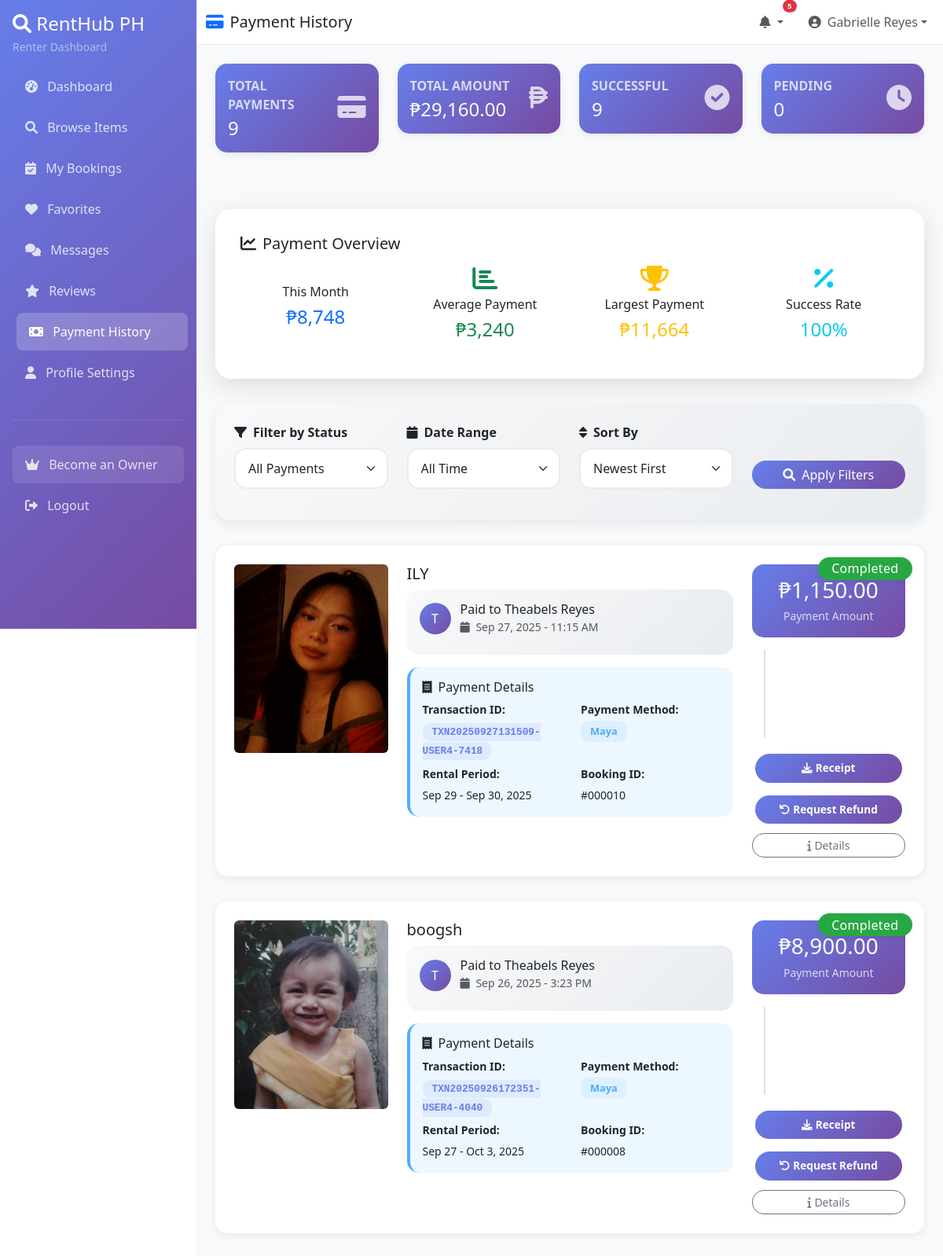
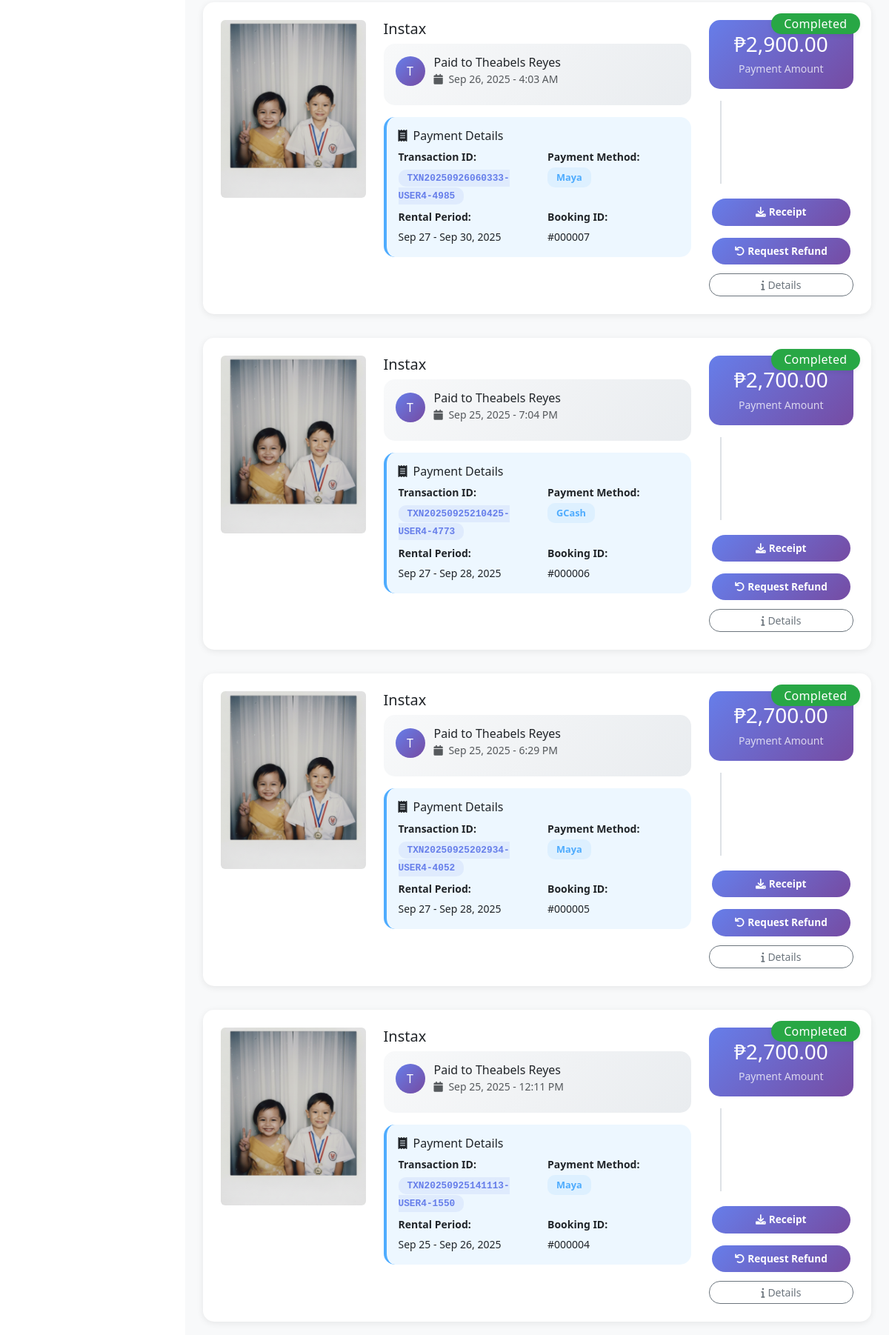
Screenshot of /renter/payment-history.php (signed in, upper part) with the database file from the repository (2 pictures, top to bottom).
### tables this page shows
CREATE TABLE `payments` (
  `PaymentID` int(11) NOT NULL,
  `BookingID` int(11) DEFAULT NULL,
  `Pay_Amount` decimal(10,2) NOT NULL,
  `Pay_Type` varchar(50) DEFAULT NULL,
  `Pay_Method` varchar(50) DEFAULT NULL,
  `Pay_Status` varchar(50) DEFAULT 'Pending',
  `Pay_TransactionID` varchar(255) DEFAULT NULL,
  `Pay_ProcessedAt` timestamp NOT NULL DEFAULT current_timestamp() ON UPDATE current_timestamp(),
  `Pay_CreatedAt` timestamp NOT NULL DEFAULT current_timestamp()
);

CREATE TABLE `product_images` (
  `ImageID` int(11) NOT NULL,
  `ProductID` int(11) DEFAULT NULL,
  `PI_ImagePath` varchar(255) NOT NULL,
  `PI_ImageOrder` int(11) DEFAULT NULL,
  `PI_IsMain` tinyint(1) DEFAULT 0,
  `PI_UploadedAt` timestamp NOT NULL DEFAULT current_timestamp()
);

CREATE TABLE `products` (
  `ProductID` int(11) NOT NULL,
  `OwnerID` int(11) DEFAULT NULL,
  `CategoryID` int(11) DEFAULT NULL,
  `Prod_Name` varchar(255) NOT NULL,
  `Prod_Description` text DEFAULT NULL,
  `Prod_Brand` varchar(100) DEFAULT NULL,
  `Prod_Model` varchar(100) DEFAULT NULL,
  `Prod_Condition` varchar(50) DEFAULT NULL,
  `Prod_RentalPrice` decimal(10,2) NOT NULL,
  `Prod_PriceType` varchar(20) DEFAULT NULL,
  `Prod_SecurityDeposit` decimal(10,2) DEFAULT NULL,
  `Prod_MinRentalDuration` int(11) DEFAULT NULL,
  `Prod_MaxRentalDuration` int(11) DEFAULT NULL,
  `Prod_Availability` tinyint(1) DEFAULT 1,
  `Prod_CreatedAt` timestamp NOT NULL DEFAULT current_timestamp(),
  `Prod_UpdatedAt` timestamp NOT NULL DEFAULT current_timestamp() ON UPDATE current_timestamp(),
  `Prod_Status` varchar(50) DEFAULT 'Active',
  `Prod_IsFeatured` tinyint(1) DEFAULT 0,
  `Prod_FeaturedUntil` datetime DEFAULT NULL
);

CREATE TABLE `user_accounts` (
  `UserID` int(11) NOT NULL,
  `User_Name` varchar(255) NOT NULL,
  `User_Email` varchar(255) NOT NULL,
  `User_Password` varchar(255) NOT NULL,
  `User_Phone` varchar(20) DEFAULT NULL,
  `User_Role` int(11) DEFAULT NULL,
  `User_CreatedAt` timestamp NOT NULL DEFAULT current_timestamp(),
  `User_UpdatedAt` timestamp NOT NULL DEFAULT current_timestamp() ON UPDATE current_timestamp(),
  `User_Photo` varchar(255) DEFAULT NULL,
  `User_IsVerified` tinyint(1) DEFAULT 0,
  `User_Status` varchar(50) DEFAULT 'Active',
  `User_Birthdate` date DEFAULT NULL,
  `User_Gender` varchar(20) DEFAULT NULL,
  `User_Bio` text DEFAULT NULL
);

CREATE TABLE `bookings` (
  `BookingID` int(11) NOT NULL,
  `ProductID` int(11) DEFAULT NULL,
  `RenterID` int(11) DEFAULT NULL,
  `OwnerID` int(11) DEFAULT NULL,
  `Book_StartDate` datetime NOT NULL,
  `Book_EndDate` datetime NOT NULL,
  `Book_TotalAmount` decimal(10,2) NOT NULL,
  `Book_SecurityDeposit` decimal(10,2) DEFAULT NULL,
  `Book_DeliveryFee` decimal(8,2) DEFAULT NULL,
  `Book_Status` varchar(50) DEFAULT 'Pending',
  `Book_PickupType` varchar(20) DEFAULT NULL,
  `Book_CreatedAt` timestamp NOT NULL DEFAULT current_timestamp(),
  `Book_UpdatedAt` timestamp NOT NULL DEFAULT current_timestamp() ON UPDATE current_timestamp(),
  `Book_CancelReason` text DEFAULT NULL,
  `Book_Notes` text DEFAULT NULL,
  `Book_Damaged` tinyint(1) NOT NULL DEFAULT 0
);

### renter/payment-history.php (the view, shortened to what the rows shown need)
<?php
$database = new Database();
$conn = $database->getConnection();
$user_id = $_SESSION['user_id'];
$sort_by = isset($_GET['sort']) ? $_GET['sort'] : 'newest';
$payments_table_exists = false;
try {
    $payments_table_exists = true;
} catch (PDOException $e) {
    $payments_table_exists = false;
}
$payments = [];
if ($payments_table_exists) {
    $conditions = ["b.RenterID = ?"];
    $params = [$user_id];
    $sort_options = [
        'newest' => 'p.Pay_CreatedAt DESC',
        'oldest' => 'p.Pay_CreatedAt ASC',
        'amount_high' => 'p.Pay_Amount DESC',
        'amount_low' => 'p.Pay_Amount ASC',
        'status' => 'p.Pay_Status ASC'
    ];
    $order_by = isset($sort_options[$sort_by]) ? $sort_options[$sort_by] : 'p.Pay_CreatedAt DESC';
    $query = "SELECT p.*, b.BookingID, b.Book_StartDate, b.Book_EndDate, b.Book_TotalAmount,
              prod.Prod_Name, prod.ProductID, pi.PI_ImagePath, u.User_Name as Owner_Name
              FROM payments p
              JOIN bookings b ON p.BookingID = b.BookingID
              JOIN products prod ON b.ProductID = prod.ProductID
              LEFT JOIN product_images pi ON prod.ProductID = pi.ProductID AND pi.PI_IsMain = 1
              JOIN user_accounts u ON prod.OwnerID = u.UserID
              WHERE " . implode(' AND ', $conditions) . "
              ORDER BY " . $order_by;
    try {
        $stmt = $conn->prepare($query);
        $stmt->execute($params);
        $payments = $stmt->fetchAll(PDO::FETCH_ASSOC);
    } catch (PDOException $e) {
        $payments = [];
    }
}
?>
<!DOCTYPE html>
<html lang="en">
<head>
    <link href="https://cdn.jsdelivr.net/npm/bootstrap@5.3.0/dist/css/bootstrap.min.css" rel="stylesheet">
    <link href="https://cdnjs.cloudflare.com/ajax/libs/font-awesome/6.0.0/css/all.min.css" rel="stylesheet">
    <link href="https://cdn.jsdelivr.net/npm/sweetalert2@11.7.3/dist/sweetalert2.min.css" rel="stylesheet">
    <link href="../css/sidebar-scrollbar.css" rel="stylesheet">
    <link href="../css/renter-theme.css" rel="stylesheet">
</head>
<body>
    <div class="main-content">
        <div class="container-fluid p-4">
            <?php if(empty($payments)): ?>
                <div class="empty-state">
                    <i class="fas fa-credit-card"></i>
                    <h4 class="text-muted">No payment history</h4>
                    <p class="text-muted">You haven't made any payments yet. Start renting to see your payment history here!</p>
                    <a href="browse.php" class="btn btn-primary btn-lg" style="border-radius: 25px;">
                        <i class="fas fa-search me-2"></i>Browse Products
                    </a>
                </div>
            <?php else: ?>
                <?php foreach($payments as $payment): ?>
                <div class="payment-card card <?php echo !$payments_table_exists ? 'sample' : ''; ?> <?php echo strtolower($payment['Pay_Status']); ?>">
                    <div class="payment-status">
                        <span class="badge status-badge <?php echo strtolower($payment['Pay_Status']); ?>">
                            <?php echo htmlspecialchars($payment['Pay_Status']); ?>
                        </span>
                    </div>
                    <div class="card-body p-4">
                        <div class="row">
                            <div class="col-md-3">
                          <img src="<?php
                             $imgPath = $payment['PI_ImagePath'] ? '../' . ltrim($payment['PI_ImagePath'], '/') : '../assets/images/no-image.jpg';
                             echo htmlspecialchars($imgPath);
                          ?>"
                                     class="img-fluid rounded" style="width: 240px; height: 240px; object-fit: cover; aspect-ratio: 1 / 1;"
                              alt="<?php echo htmlspecialchars($payment['Prod_Name']); ?>"
                              onerror="this.onerror=null;this.src='../assets/images/no-image.jpg';">
                            </div>
                            <div class="col-md-6">
                                <h5 class="mb-2"><?php echo htmlspecialchars($payment['Prod_Name']); ?></h5>
                                <div class="payment-info mb-3">
                                    <div class="d-flex align-items-center mb-2">
                                        <div class="owner-avatar">
                                            <?php echo strtoupper(substr($payment['Owner_Name'], 0, 1)); ?>
                                        </div>
                                        <div>
                                            <h6 class="mb-0">Paid to <?php echo htmlspecialchars($payment['Owner_Name']); ?></h6>
                                            <small class="text-muted">
                                                <i class="fas fa-calendar me-1"></i>
                                                <?php echo date('M j, Y - g:i A', strtotime($payment['Pay_CreatedAt'])); ?>
                                            </small>
                                        </div>
                                    </div>
                                </div>
                                <div class="payment-details">
                                    <h6 class="mb-2">
                                        <i class="fas fa-receipt me-2"></i>Payment Details
                                    </h6>
                                    <div class="row">
                                        <div class="col-6">
                                            <p class="mb-1 small"><strong>Transaction ID:</strong></p>
                                            <span class="transaction-id">
                                                <?php echo isset($payment['Pay_TransactionID']) ? htmlspecialchars($payment['Pay_TransactionID']) : 'TXN' . str_pad($payment['BookingID'], 6, '0', STR_PAD_LEFT); ?>
                                            </span>
                                        </div>
                                        <div class="col-6">
                                            <p class="mb-1 small"><strong>Payment Method:</strong></p>
                                            <span class="payment-method">
                                                <?php echo isset($payment['Pay_Method']) ? htmlspecialchars($payment['Pay_Method']) : 'Credit Card'; ?>
                                            </span>
                                        </div>
                                    </div>
                                    <?php if(isset($payment['Book_StartDate'])): ?>
                                    <div class="row mt-2">
                                        <div class="col-6">
                                            <p class="mb-1 small"><strong>Rental Period:</strong></p>
                                            <small><?php echo date('M j', strtotime($payment['Book_StartDate'])) . ' - ' . date('M j, Y', strtotime($payment['Book_EndDate'])); ?></small>
                                        </div>
                                        <div class="col-6">
                                            <p class="mb-1 small"><strong>Booking ID:</strong></p>
                                            <small>#<?php echo str_pad($payment['BookingID'], 6, '0', STR_PAD_LEFT); ?></small>
                                        </div>
                                    </div>
                                    <?php endif; ?>
                                </div>
                            </div>
                            <div class="col-md-3">
                                <div class="text-end">
                                    <div class="amount-display mb-3">
                                        <h3 class="mb-1">₱<?php echo number_format($payment['Pay_Amount'], 2); ?></h3>
                                        <small class="opacity-75">Payment Amount</small>
                                    </div>
                                    <div class="payment-timeline">
                                    </div>
                                    <div class="d-flex flex-column gap-2 mt-3">
                                        <?php if($payments_table_exists): ?>
                                        <button class="btn action-btn download" onclick="downloadReceipt(<?php echo $payment['PaymentID'] ?? $payment['BookingID']; ?>)">
                                            <i class="fas fa-download me-1"></i>Receipt
                                        </button>
                                        <?php else: ?>
                                        <button class="btn action-btn download" disabled>
                                            <i class="fas fa-database me-1"></i>Demo Mode
                                        </button>
                                        <?php endif; ?>
                                        <?php if($payment['Pay_Status'] == 'Completed'): ?>
                                        <button class="btn action-btn refund" onclick="requestRefund(<?php echo $payment['PaymentID'] ?? $payment['BookingID']; ?>)">
                                            <i class="fas fa-undo me-1"></i>Request Refund
                                        </button>
                                        <?php endif; ?>
                                        <button class="btn btn-outline-secondary btn-sm" onclick="viewDetails(<?php echo $payment['PaymentID'] ?? $payment['BookingID']; ?>)" style="border-radius: 15px;">
                                            <i class="fas fa-info me-1"></i>Details
                                        </button>
                                    </div>
                                </div>
                            </div>
                        </div>
                    </div>
                </div>
                <?php endforeach; ?>
            <?php endif; ?>
        </div>
    </div>
</body>
</html>

### rows the page displays
payments: Pay_Status "Completed", product_images.PI_ImagePath (picture), products.Prod_Name "ILY", user_accounts.User_Name "T", user_accounts.User_Name "Theabels Reyes", Pay_CreatedAt "Sep 27, 2025 - 11:15 AM", Pay_TransactionID "TXN20250927131509-USER4-7418", Pay_Method "Maya", BookingID.Book_StartDate "Sep 29", BookingID.Book_EndDate "Sep 30, 2025", BookingID.BookingID "000010", Pay_Amount "1,150.00"
payments: Pay_Status "Completed", product_images.PI_ImagePath (picture), products.Prod_Name "boogsh", user_accounts.User_Name "T", user_accounts.User_Name "Theabels Reyes", Pay_CreatedAt "Sep 26, 2025 - 3:23 PM", Pay_TransactionID "TXN20250926172351-USER4-4040", Pay_Method "Maya", BookingID.Book_StartDate "Sep 27", BookingID.Book_EndDate "Oct 3, 2025", BookingID.BookingID "000008", Pay_Amount "8,900.00"
payments: Pay_Status "Completed", product_images.PI_ImagePath (picture), products.Prod_Name "Instax", user_accounts.User_Name "T", user_accounts.User_Name "Theabels Reyes", Pay_CreatedAt "Sep 26, 2025 - 4:03 AM", Pay_TransactionID "TXN20250926060333-USER4-4985", Pay_Method "Maya", BookingID.Book_StartDate "Sep 27", BookingID.Book_EndDate "Sep 30, 2025", BookingID.BookingID "000007", Pay_Amount "2,900.00"
payments: Pay_Status "Completed", product_images.PI_ImagePath (picture), products.Prod_Name "Instax", user_accounts.User_Name "T", user_accounts.User_Name "Theabels Reyes", Pay_CreatedAt "Sep 25, 2025 - 7:04 PM", Pay_TransactionID "TXN20250925210425-USER4-4773", Pay_Method "GCash", BookingID.Book_StartDate "Sep 27", BookingID.Book_EndDate "Sep 28, 2025", BookingID.BookingID "000006", Pay_Amount "2,700.00"
payments: Pay_Status "Completed", product_images.PI_ImagePath (picture), products.Prod_Name "Instax", user_accounts.User_Name "T", user_accounts.User_Name "Theabels Reyes", Pay_CreatedAt "Sep 25, 2025 - 6:29 PM", Pay_TransactionID "TXN20250925202934-USER4-4052", Pay_Method "Maya", BookingID.Book_StartDate "Sep 27", BookingID.Book_EndDate "Sep 28, 2025", BookingID.BookingID "000005", Pay_Amount "2,700.00"
payments: Pay_Status "Completed", product_images.PI_ImagePath (picture), products.Prod_Name "Instax", user_accounts.User_Name "T", user_accounts.User_Name "Theabels Reyes", Pay_CreatedAt "Sep 25, 2025 - 12:11 PM", Pay_TransactionID "TXN20250925141113-USER4-1550", Pay_Method "Maya", BookingID.Book_StartDate "Sep 25", BookingID.Book_EndDate "Sep 26, 2025", BookingID.BookingID "000004", Pay_Amount "2,700.00"

### other values shown
$notif_count "5"
$_SESSION['user_name'] "Gabrielle Reyes"
$stats['total_payments'] "9"
$stats['total_amount'] "29,160.00"
$stats['successful_payments'] "9"
$stats['pending_payments'] "0"
$stats['total_amount'] * 0.3 "8,748"
$stats['total_amount'] / $stats['total_payments'] "3,240"
$stats['total_amount'] * 0.4 "11,664"
